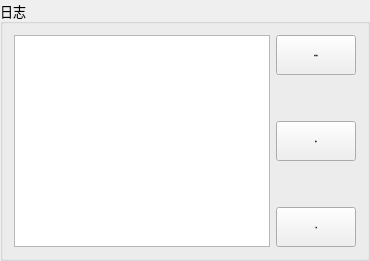
               <widget class="QGroupBox" name="groupBox_11">
                <property name="font">
                 <font>
                  <family>宋体</family>
                  <pointsize>10</pointsize>
                 </font>
                </property>
                <property name="title">
                 <string>日志</string>
                </property>
                <layout class="QGridLayout" name="gridLayout_21">
                 <item row="0" column="0" rowspan="5">
                  <widget class="QTextEdit" name="textEdit">
                   <property name="font">
                    <font>
                     <family>Arial</family>
                     <pointsize>-1</pointsize>
                    </font>
                   </property>
                  </widget>
                 </item>
                 <item row="0" column="1">
                  <widget class="QPushButton" name="Select_log">
                   <property name="minimumSize">
                    <size>
                     <width>80</width>
                     <height>40</height>
                    </size>
                   </property>
                   <property name="font">
                    <font>
                     <family>Arial</family>
                     <pointsize>-1</pointsize>
                     <weight>75</weight>
                     <bold>true</bold>
                    </font>
                   </property>
                   <property name="text">
                    <string>保存路径</string>
                   </property>
                   <property name="icon">
                    <iconset>
                     <normaloff>Icon/Savefile.png</normaloff>Icon/Savefile.png</iconset>
                   </property>
                  </widget>
                 </item>
                 <item row="2" column="1">
                  <widget class="QPushButton" name="pushButton">
                   <property name="minimumSize">
                    <size>
                     <width>80</width>
                     <height>40</height>
                    </size>
                   </property>
                   <property name="font">
                    <font>
                     <family>Arial</family>
                     <pointsize>-1</pointsize>
                     <weight>75</weight>
                     <bold>true</bold>
                    </font>
                   </property>
                   <property name="text">
                    <string>清空</string>
                   </property>
                   <property name="icon">
                    <iconset>
                     <normaloff>Icon/Clear.png</normaloff>Icon/Clear.png</iconset>
                   </property>
                  </widget>
                 </item>
                 <item row="4" column="1">
                  <widget class="QPushButton" name="Log_control">
                   <property name="minimumSize">
                    <size>
                     <width>80</width>
                     <height>40</height>
                    </size>
                   </property>
                   <property name="font">
                    <font>
                     <family>Arial</family>
                     <pointsize>-1</pointsize>
                     <weight>75</weight>
                     <bold>true</bold>
                    </font>
                   </property>
                   <property name="text">
                    <string>开始</string>
                   </property>
                   <property name="icon">
                    <iconset>
                     <normaloff>Icon/Start.png</normaloff>
                     <normalon>Icon/suspend.png</normalon>Icon/Start.png</iconset>
                   </property>
                   <property name="checkable">
                    <bool>true</bool>
                   </property>
                  </widget>
                 </item>
                 <item row="1" column="1">
                  <spacer name="verticalSpacer">
                   <property name="orientation">
                    <enum>Qt::Vertical</enum>
                   </property>
                   <property name="sizeHint" stdset="0">
                    <size>
                     <width>20</width>
                     <height>40</height>
                    </size>
                   </property>
                  </spacer>
                 </item>
                 <item row="3" column="1">
                  <spacer name="verticalSpacer_2">
                   <property name="orientation">
                    <enum>Qt::Vertical</enum>
                   </property>
                   <property name="sizeHint" stdset="0">
                    <size>
                     <width>20</width>
                     <height>40</height>
                    </size>
                   </property>
                  </spacer>
                 </item>
                </layout>
               </widget>
